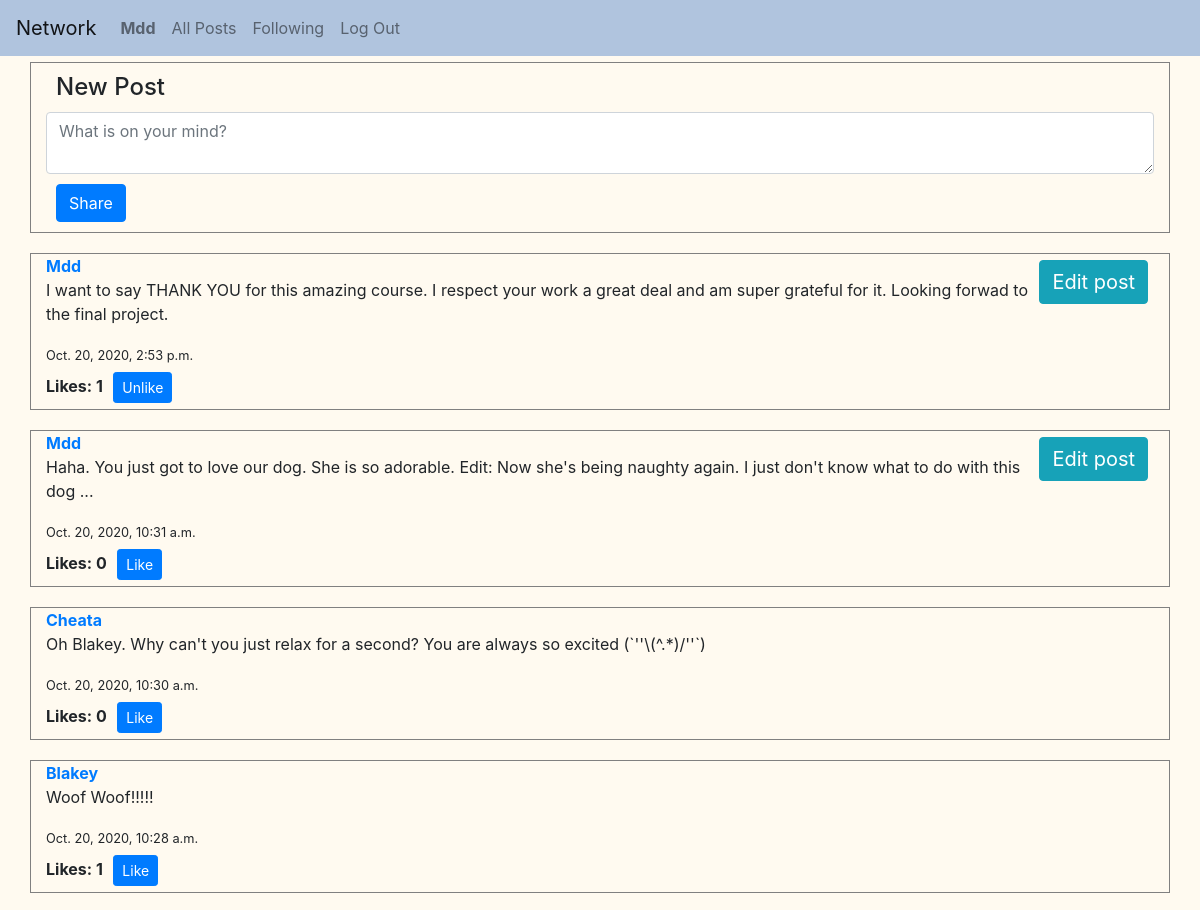
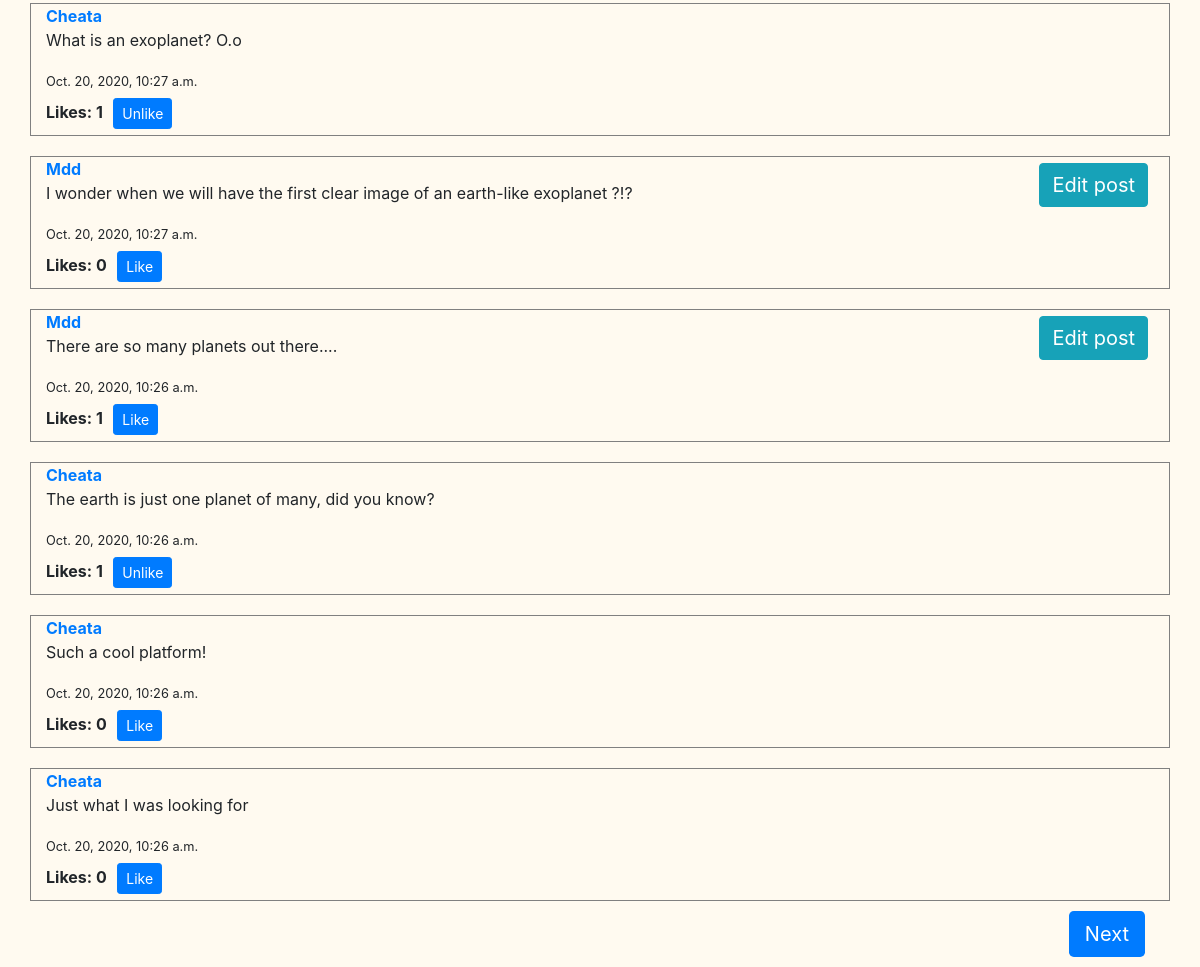
/ (signed in), run on the app's committed database (2 pictures, top to bottom).
### network/models.py (models this page shows, shortened)
class User(AbstractUser):
    followers = models.ManyToManyField("self", blank=True, symmetrical=False, related_name="following")

class Post(models.Model):
    author = models.ForeignKey("User", on_delete=models.CASCADE, related_name="posts")
    content = models.TextField()
    timestamp = models.DateTimeField(auto_now_add=True)
    likes = models.ManyToManyField("User")

### network/views.py (the view)
# urls.py: path("", views.PostViewer.as_view(), name="index"),
class PostViewer(ListView):
    model = Post
    template_name = "network/index.html"
    paginate_by = 10
    ordering = ['-timestamp']

### network/templates/network/index.html (shortened to what this page needs)
{% extends "network/layout.html" %}
{% load static %}
{% block body %}
{% if user.is_authenticated %}
    <div class='container' id="new-post-div">
        <h4 style="margin: 10px;">New Post</h4>
        <form action="new" method="POST" id="new-post-form">
            <textarea class="form-control" id="new-post-body" name="content" placeholder="What is on your mind?"></textarea>
            <input type="submit" class="btn btn-primary" value="Share" style="margin: 10px;">
        </form>
    </div>
{% endif %}
{% include 'network/posts.html' %}
{% endblock %}

### network/templates/network/layout.html (shortened to what this page needs)
{% load static %}
<!DOCTYPE html>
<html lang="en">
    <head>
        <link rel="stylesheet" href="https://stackpath.bootstrapcdn.com/bootstrap/4.4.1/css/bootstrap.min.css">
        <link href="{% static 'network/styles.css' %}" rel="stylesheet">
    </head>
    <body>
        <nav class="navbar navbar-expand-lg navbar-light" style="background-color: #B0C4DE;">
            <a class="navbar-brand" href="{% url 'index' %}">Network</a>
            <div>
              <ul class="navbar-nav mr-auto">
                {% if user.is_authenticated %}
                    <li class="nav-item">
                        <a class="nav-link" href="{% url 'profile' user.id %}"><strong>{{ user.username }}</strong></a>
                    </li>
                {% endif %}
                <li class="nav-item">
                  <a class="nav-link" href="{% url 'index' %}">All Posts</a>
                </li>
                {% if user.is_authenticated %}
                    <li class="nav-item">
                        <a class="nav-link" href="{% url 'following' %}">Following</a>
                    </li>
                    <li class="nav-item">
                        <a class="nav-link" href="{% url 'logout' %}">Log Out</a>
                    </li>
                {% endif %}
              </ul>
            </div>
          </nav>
        <div class="body">
            {% block body %}
            {% endblock %}
        </div>
    </body>
</html>

### network/templates/network/posts.html (shortened to what this page needs)
<div id="posts">
    {% for post in page_obj %}
    <div class="container post-div">
        <a href="{% url 'profile' post.author.id %}"><strong>{{ post.author }}</strong></a>
        {% if post.author == user %}
        <button class="btn btn-info edit-button" id="editbutton-{{ post.id }}" data-postid="{{ post.id }}">Edit post</button>
        {% endif %}
        <p id="content-{{ post.id }}">{{ post.content}}</p>
        <small>{{ post.timestamp }}</small><br>
        <strong>Likes: <span id="likes-{{ post.id }}">{{ post.likes.all|length }}</span></strong>
        {% if user.is_authenticated %}
        {% if user in post.likes.all %}
        <button class="btn btn-primary btn-sm like-button" id="like-{{ post.id }}" data-postid="{{ post.id }}" onclick="unlike({{ post.id }})">Unlike</button>
        {% else %}
        <button class="btn btn-primary btn-sm like-button" id="like-{{ post.id }}" data-postid="{{ post.id }}" onclick="like( {{ post.id }} )">Like</button>
        {% endif %}
        {% endif %}
    </div>
    {% endfor %}
</div>
<div class="container" id="pagination-buttons">
    {% if page_obj.has_next %}
        <a class="btn-lg btn-primary" href="?page={{ page_obj.next_page_number }}" role="button" style="float: right; margin: 10px;">Next</a>
    {% endif %}
</div>

### network/static/network/styles.css (style rules this page uses)
body { background-color: floralwhite; }
#new-post-div { margin-top: 6px; border: 1px solid gray; }
.post-div { border: 1px solid gray; width: 100%; margin-top: 20px; }
.like-button { margin: 6px; }
.edit-button { margin: 6px; float: right; font-size: 20px; }

### data on the page
User: username "Mdd"
Post: author "Mdd", content "I want to say THANK YOU for this amazing course. I respect your work a great deal and am super grateful for it. Looking forwad to the final project.", timestamp "Oct. 20, 2020, 2:53 p.m.", likes.all|length "1"
Post: author "Mdd", content "Haha. You just got to love our dog. She is so adorable. Edit: Now she's being naughty again. I just don't know what to do with this dog ...", timestamp "Oct. 20, 2020, 10:31 a.m.", likes.all|length "0"
Post: author "Cheata", content "Oh Blakey. Why can't you just relax for a second? You are always so excited (`''\\(^.*)/''`)", timestamp "Oct. 20, 2020, 10:30 a.m.", likes.all|length "0"
Post: author "Blakey", content "Woof Woof!!!!!", timestamp "Oct. 20, 2020, 10:28 a.m.", likes.all|length "1"
Post: author "Cheata", content "What is an exoplanet? O.o", timestamp "Oct. 20, 2020, 10:27 a.m.", likes.all|length "1"
Post: author "Mdd", content "I wonder when we will have the first clear image of an earth-like exoplanet ?!?", timestamp "Oct. 20, 2020, 10:27 a.m.", likes.all|length "0"
Post: author "Mdd", content "There are so many planets out there....", timestamp "Oct. 20, 2020, 10:26 a.m.", likes.all|length "1"
Post: author "Cheata", content "The earth is just one planet of many, did you know?", timestamp "Oct. 20, 2020, 10:26 a.m.", likes.all|length "1"
Post: author "Cheata", content "Such a cool platform!", timestamp "Oct. 20, 2020, 10:26 a.m.", likes.all|length "0"
Post: author "Cheata", content "Just what I was looking for", timestamp "Oct. 20, 2020, 10:26 a.m.", likes.all|length "0"
